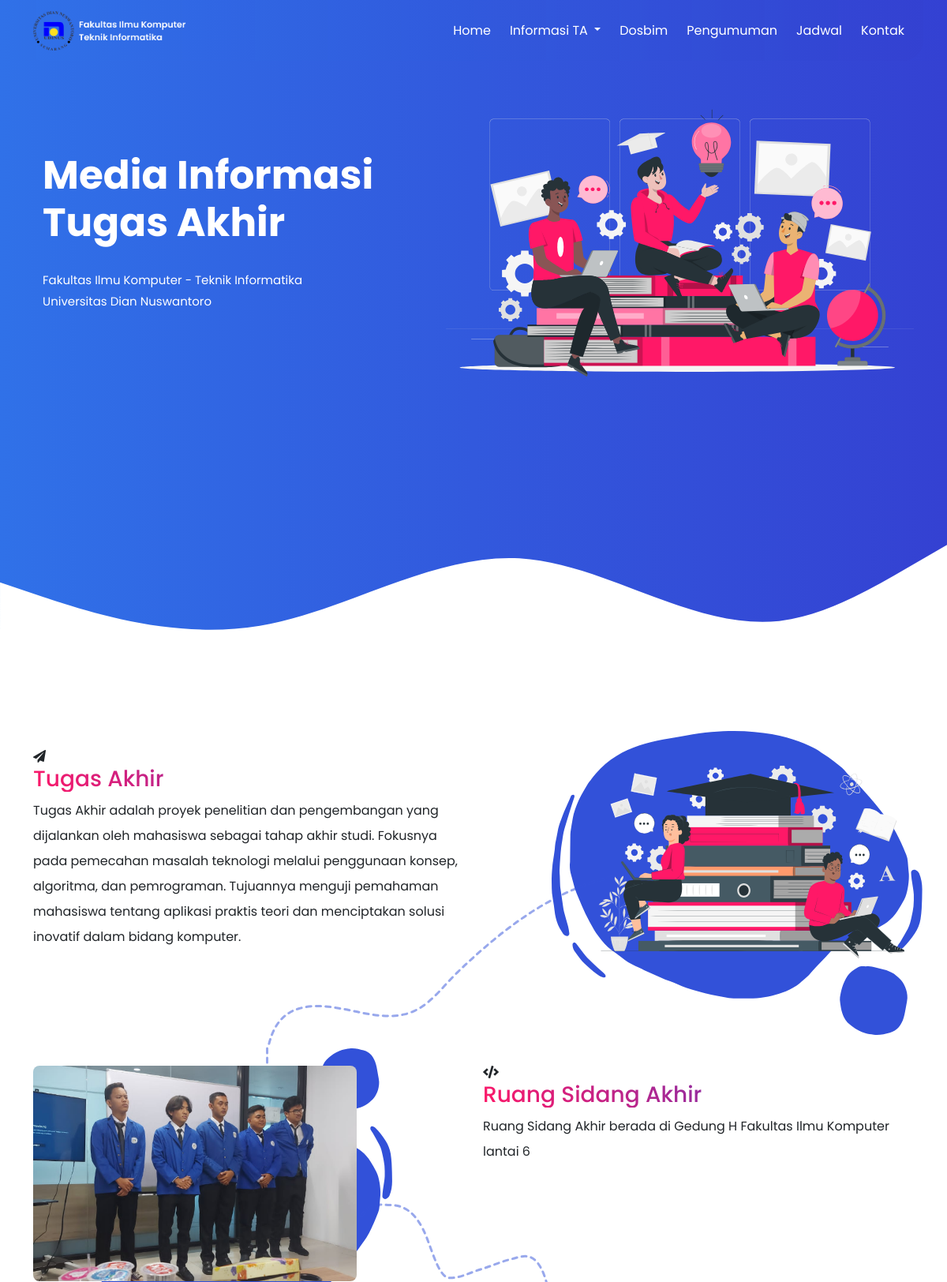
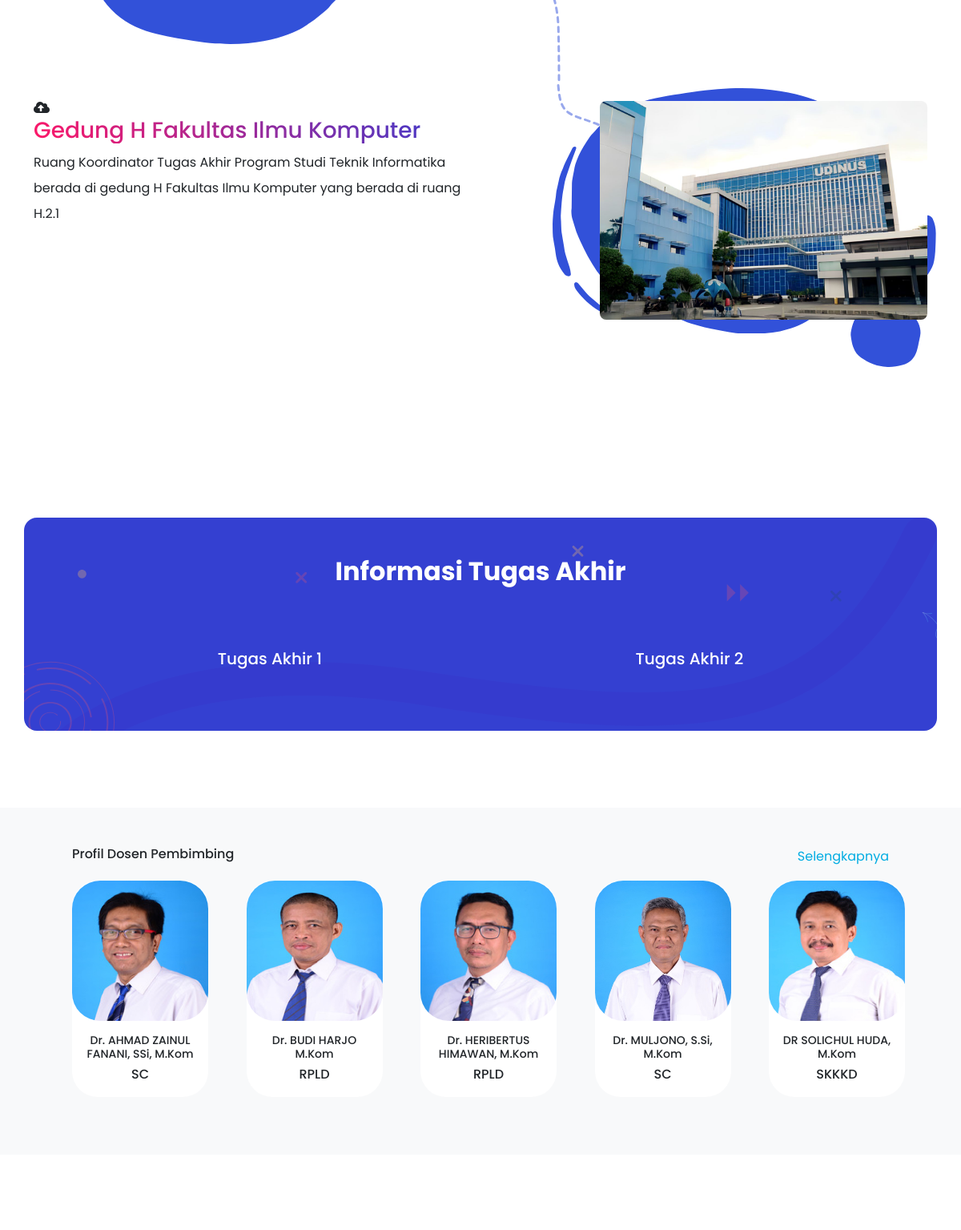
The page / (upper part) on the database its author committed (2 pictures, top to bottom).
### tables this page shows
CREATE TABLE `tb_dosbim` (
  `id` int(11) NOT NULL,
  `npp` varchar(128) NOT NULL,
  `nama` varchar(128) NOT NULL,
  `bidang` varchar(128) NOT NULL,
  `gambar` varchar(128) NOT NULL
);

### application/controllers/Dashboard.php (called while the page is built, shortened)
<?php
class Dashboard extends CI_Controller
{
    public function index()
    {
        $data['dosbim'] = $this->model_dosbim->getDosbim();
        $this->load->view('layout/front-header');
        $this->load->view('layout/front-navbar');
        $this->load->view('front-end/index', $data);
        $this->load->view('layout/front-footer');
    }
}

### index.php (called while the page is built, shortened)
<?php
require_once BASEPATH.'core/CodeIgniter.php';

### application/models/model_dosbim.php (called while the page is built, shortened)
<?php
class model_dosbim extends CI_Model
{
    public function getDosbim()
    {
        $query = $this->db->get('tb_dosbim');
        return $query->result();
    }
}

### application/views/front-end/index.php (the view, shortened to what this page needs)
<nav class="navbar navbar-expand-lg menu navbar-dark fixed-top" id="navbar">
    <div class="container">
        <a class="navbar-brand" href="<?php echo base_url('dashboard') ?>">
            <img src="<?php echo base_url() ?>assets/front-end/assets/images/lgo.png" alt="logo" width="200" height="50" class="d-inline-block align-text-top">
        </a>
        <div class="collapse navbar-collapse" id="navbarSupportedContent">
            <ul class="navbar-nav ms-auto mb-2 mb-lg-0 small fw-bolder">
                <li class="nav-item mx-1"><a class="nav-link" href="<?php echo base_url('dashboard') ?>">Home</a>
                </li>
                <li class="nav-item dropdown mx-1">
                    <a class="nav-link dropdown-toggle" href="#" id="informasiDropdown" role="button" data-bs-toggle="dropdown" aria-haspopup="true" aria-expanded="false">
                        Informasi TA
                    </a>
                </li>
                <li class="nav-item mx-1"><a class="nav-link" href="<?php echo base_url('dashboard/dosbim') ?>">Dosbim</a>
                </li>
                <li class="nav-item mx-1"><a class="nav-link" href="<?php echo base_url('dashboard/pengumuman') ?>">Pengumuman</a>
                </li>
                <li class="nav-item mx-1"><a class="nav-link" href="<?php echo base_url('dashboard/jadwal') ?>">Jadwal</a></li>
                <li class="nav-item mx-1"><a class="nav-link" href="<?php echo base_url('dashboard/kontak') ?>">Kontak</a></li>
            </ul>
        </div>
    </div>
</nav>
<div id="home" class="intro-section">
    <div class="container">
        <div class="row justify-content-center">
            <div class="col-lg-5 col-md-12 col-sm-12 ">
                <div class="container mt-lg-5">
                    <div class="header-hero-content text-center pt-sm-5" style="margin-top: 80px;" data-aos="fade-right" data-aos-duration="1500">
                        <h2 class="header-title mt-sm-5">Media Informasi Tugas Akhir</h2>
                        <p class="text text-title">Fakultas Ilmu Komputer - Teknik Informatika</p>
                        <p class="text text-title mt-1">Universitas Dian Nuswantoro</p>
                    </div>
                </div>
            </div>
            <div class="col-lg-7 col-md-12 col-sm-12 mt-md-5 mb-md-5" data-aos="fade-left" data-aos-duration="1500">
                <img src="<?php echo base_url() ?>assets/front-end/assets/images/banner1.svg" alt="" class="mt-lg-5 ms-lg-5">
            </div>
        </div>
    </div>
</div>
<section class="bg-white py-5 my-5 mt-md-5">
    <div class="container" style="background-image: url('<?php echo base_url() ?>assets/front-end/assets/images/section1.svg'); height: 400px;">
        <div class="row">
            <div class="col-lg-6 col-md-6 col-sm-12 col-xs-12 services mt-4">
                <div class="services__content" data-aos="fade-right" data-aos-duration="1000">
                    <div class="icon d-block fas fa-paper-plane"></div>
                    <h3 class="display-3--title mt-1 txt-gradient">Tugas Akhir </h3>
                    <p class="lh-lg">
                        Tugas Akhir adalah proyek penelitian dan pengembangan yang dijalankan oleh mahasiswa sebagai tahap akhir studi. Fokusnya pada pemecahan masalah teknologi melalui penggunaan konsep, algoritma, dan pemrograman. Tujuannya menguji pemahaman mahasiswa tentang aplikasi praktis teori dan menciptakan solusi inovatif dalam bidang komputer.
                    </p>
                </div>
            </div>
            <div class="col-lg-6 col-md-6 col-sm-12 col-xs-12 services mt-4 text-end" data-aos="fade-left" data-aos-duration="1000">
                <div>
                    <img src="<?php echo base_url() ?>assets/front-end/assets/images/p2.svg" alt="..." class="h-75 w-75">
                </div>
            </div>
        </div>
    </div>
    <div class="container" style="background-image: url('<?php echo base_url() ?>assets/front-end/assets/images/section2.svg'); height: 400px;">
        <div class="row">
            <div class="col-lg-6 col-md-6 col-sm-12 col-xs-12 services mt-4 text-start" data-aos="fade-right" data-aos-duration="1000">
                <div>
                    <img src="<?php echo base_url() ?>assets/front-end/assets/images/img-2-600.png" alt="..." class="h-75 w-75">
                </div>
            </div>
            <div class="col-lg-6 col-md-6 col-sm-12 col-xs-12 services mt-4">
                <div class="services__content" data-aos="fade-left" data-aos-duration="1000">
                    <div class="icon d-block fas fa-code"></div>
                    <h3 class="display-3--title mt-1 txt-gradient">Ruang Sidang Akhir</h3>
                    <p class="lh-lg">
                        Ruang Sidang Akhir berada di Gedung H Fakultas Ilmu Komputer lantai 6
                    </p>
                </div>
            </div>
        </div>
    </div>
    <div class="container" style="background-image: url('<?php echo base_url() ?>assets/front-end/assets/images/section3.svg'); height: 400px;">
        <div class="row">
            <div class="col-lg-6 col-md-6 col-sm-12 col-xs-12 services mt-4">
                <div class="services__content" data-aos="fade-right" data-aos-duration="1000">
                    <div class="icon d-block fas fa-cloud-upload-alt"></div>
                    <h3 class="display-3--title mt-1 txt-gradient">Gedung H Fakultas Ilmu Komputer</h3>
                    <p class="lh-lg">
                        Ruang Koordinator Tugas Akhir Program Studi Teknik Informatika berada di gedung H Fakultas Ilmu Komputer yang berada di ruang H.2.1
                    </p>
                </div>
            </div>
            <div class="col-lg-6 col-md-6 col-sm-12 col-xs-12 services mt-4 text-end" data-aos="fade-left" data-aos-duration="1000">
                <div>
                    <img src="<?php echo base_url() ?>assets/front-end/assets/images/dinus600.jpg" alt="..." class="h-75 w-75">
                </div>
            </div>
        </div>
    </div>
</section>
<section class="py-5">
    <div class="container px-5 rounded-4" style="background-image: url('<?php echo base_url() ?>assets/front-end/assets/images/info.svg'); background-size: cover;" data-aos="fade-up" data-aos-duration="2000" data-aos-delay="100">
        <div class="row ">
            <div class="col-lg-12 ">
                <div class="text-center my-5">
                    <h2 class="display-7 fw-bolder mb-5 "><span class="text-white d-inline ">Informasi Tugas
                            Akhir</span></h2>
                    <div class="d-flex justify-content-center fs-5 gap-1 ">
                        <h3 class="paragraf1"><a href="<?php echo base_url('dashboard/info_ta1') ?>" class="text-white text-decoration-none"> Tugas Akhir 1</a></h3>
                        <h3 class="paragraf1"><a href="<?php echo base_url('dashboard/info_ta2') ?>" class="text-white text-decoration-none"> Tugas Akhir 2</a></h3>
                    </div>
                </div>
            </div>
        </div>
    </div>
</section>
<section class="bg-light py-5 my-5">
    <div class="container px-5 ">
        <div class="container ">
            <div class="row mb-2">
                <div class="col-6 " data-aos="fade-right" data-aos-duration="2000">
                    <h5 class="txt-profil">Profil Dosen Pembimbing</h5>
                </div>
                <div class="col-6 text-end " data-aos="fade-left" data-aos-duration="2000">
                    <a href="<?php echo base_url('dashboard/dosbim') ?>" class="text-gradient text-decoration-none text-judul">Selengkapnya</a>
                </div>
            </div>
        </div>
        <div class="row gx-5">
            <div class="col-lg-12 col-md-12">
                <div class="text-center my-2 ">
                    <div class="container ">
                        <div class="row justify-content-between">
                            <?php $count = 0;
                            foreach ($dosbim as $dsn) : ?>
                                <?php if ($count < 5) : ?>
                                    <div class="col-lg-2 col-md-6 col-sm-4 mb-3 " data-aos="fade-up" data-aos-duration="2000">
                                        <div class="card rounded-5 border-0" style="width: 170px; height: 270px">
                                            <img src="<?php echo base_url('uploads/' . $dsn->gambar); ?>" class="card-img-top card2" alt="Profile Picture 1" style="border-radius: 35px;">
                                            <div class="card-body ">
                                                <h5 class="card-title small">
                                                    <?php echo $dsn->nama; ?>
                                                </h5>
                                                <h6 class="card-title card-sub-title">
                                                    <?php echo $dsn->bidang; ?>
                                                </h6>
                                            </div>
                                        </div>
                                    </div>
                                <?php endif; ?>
                                <?php $count++; ?>
                            <?php endforeach; ?>
                        </div>
                    </div>
                </div>
            </div>
        </div>
    </div>
</section>
<section class="py-5 my-5">
</section>

### rows shown on the page
tb_dosbim: gambar (picture), nama "Dr. AHMAD ZAINUL FANANI, SSi, M.Kom", bidang "SC"
tb_dosbim: gambar (picture), nama "Dr. BUDI HARJO M.Kom", bidang "RPLD"
tb_dosbim: gambar (picture), nama "Dr. HERIBERTUS HIMAWAN, M.Kom", bidang "RPLD"
tb_dosbim: gambar (picture), nama "Dr. MULJONO, S.Si, M.Kom", bidang "SC"
tb_dosbim: gambar (picture), nama "DR SOLICHUL HUDA, M.Kom", bidang "SKKKD"
